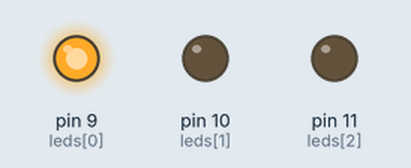
Recording of a sketch running on a simulated Arduino Uno, built with avr-gcc and run on an emulated ATmega328P. On the bench: output pins drawn as LEDs (lit = HIGH).

Above: at 1.0 s.
At 2.5 s:
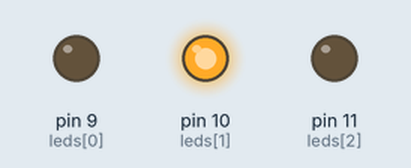
At 4.5 s:
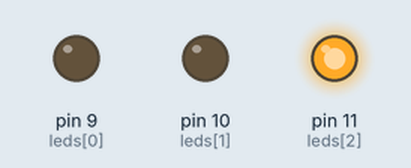
Timing chart, 0 to 7.8 s (numbered marks = the images above):
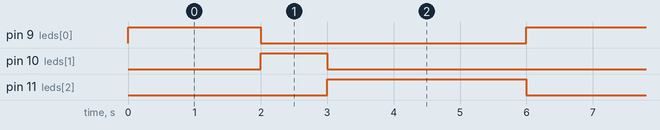

Measured:
- by itself, pin 9 (leds[0]): alternates HIGH for 2.0 s and LOW for 4.0 s
- by itself, pin 10 (leds[1]): alternates HIGH for 1.0 s and LOW for 5.0 s
- by itself, pin 11 (leds[2]): alternates HIGH for 3.0 s and LOW for 3.0 s

The sketch:

ex5.ino
```cpp
int leds[3]  = {9, 10, 11};
int intervalo[3] = {2000, 1000, 3000};

void setup() {
  for (int i = 0; i < 3; i++) {
    pinMode(leds[i], OUTPUT);
  }
}

void loop() {
  for (int i = 0; i < 3; i++) {
    digitalWrite(leds[i], HIGH);
    delay(intervalo[i]);
    digitalWrite(leds[i], LOW);
  }
}
```
